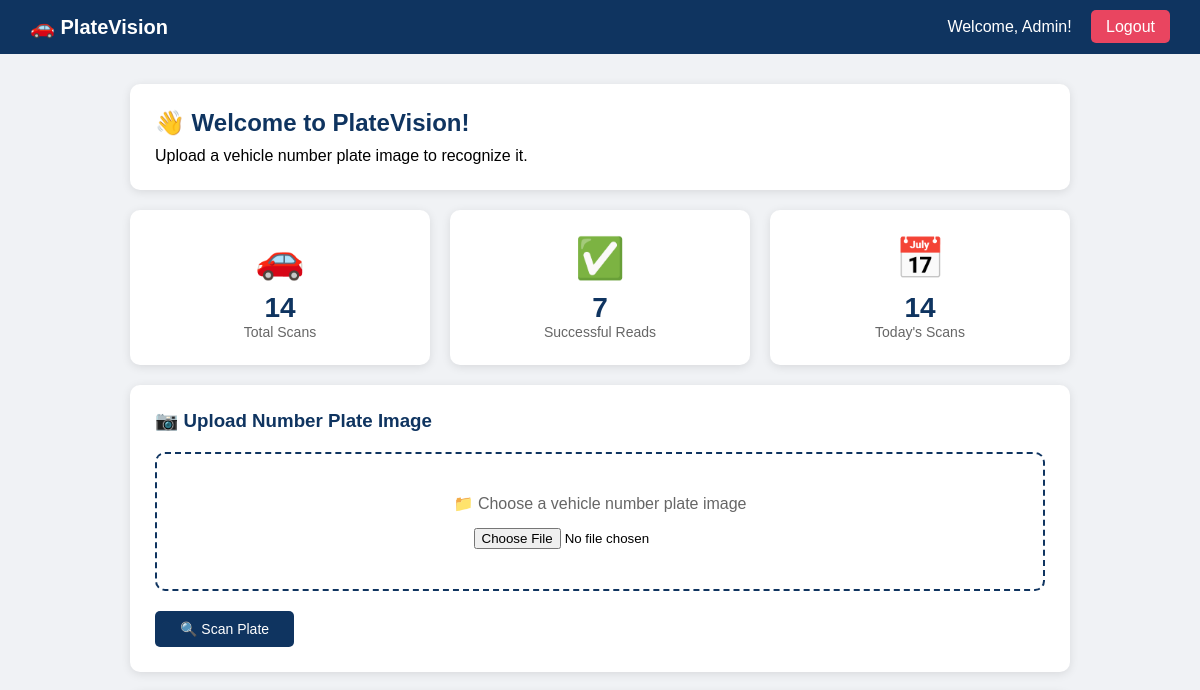
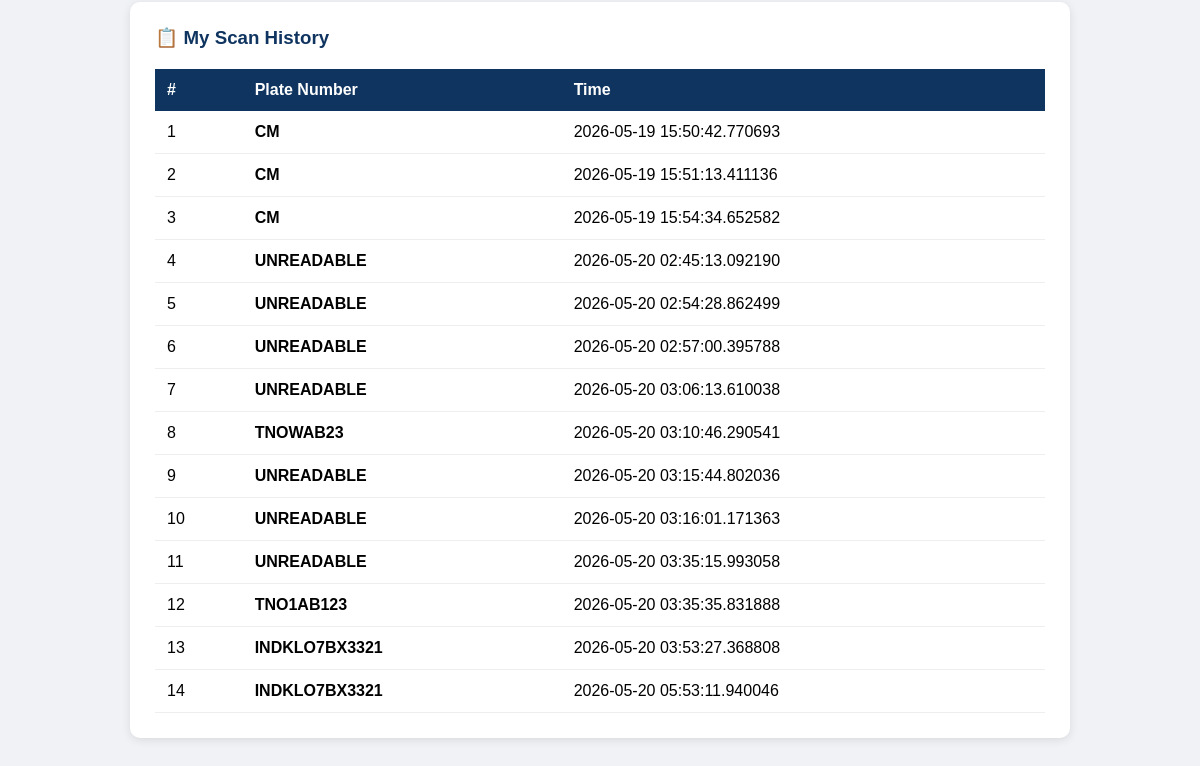
The page /dashboard (signed in) on the database as committed earlier (2 pictures, top to bottom).
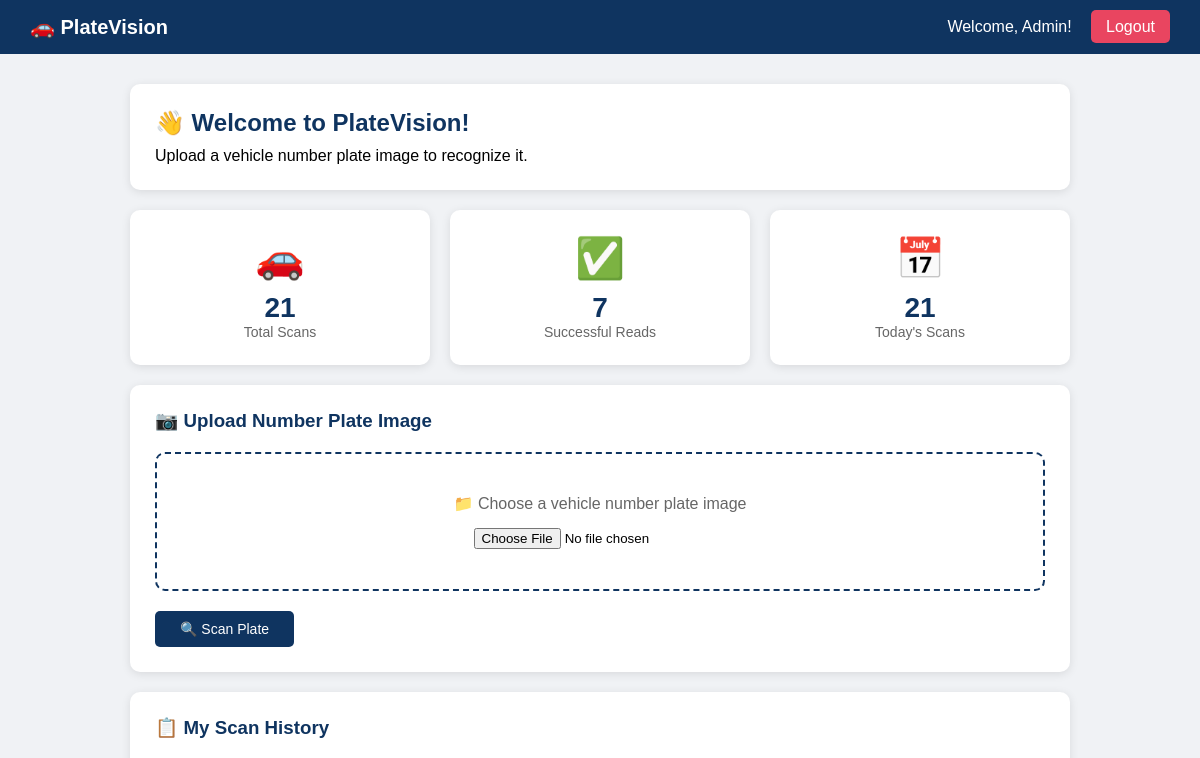
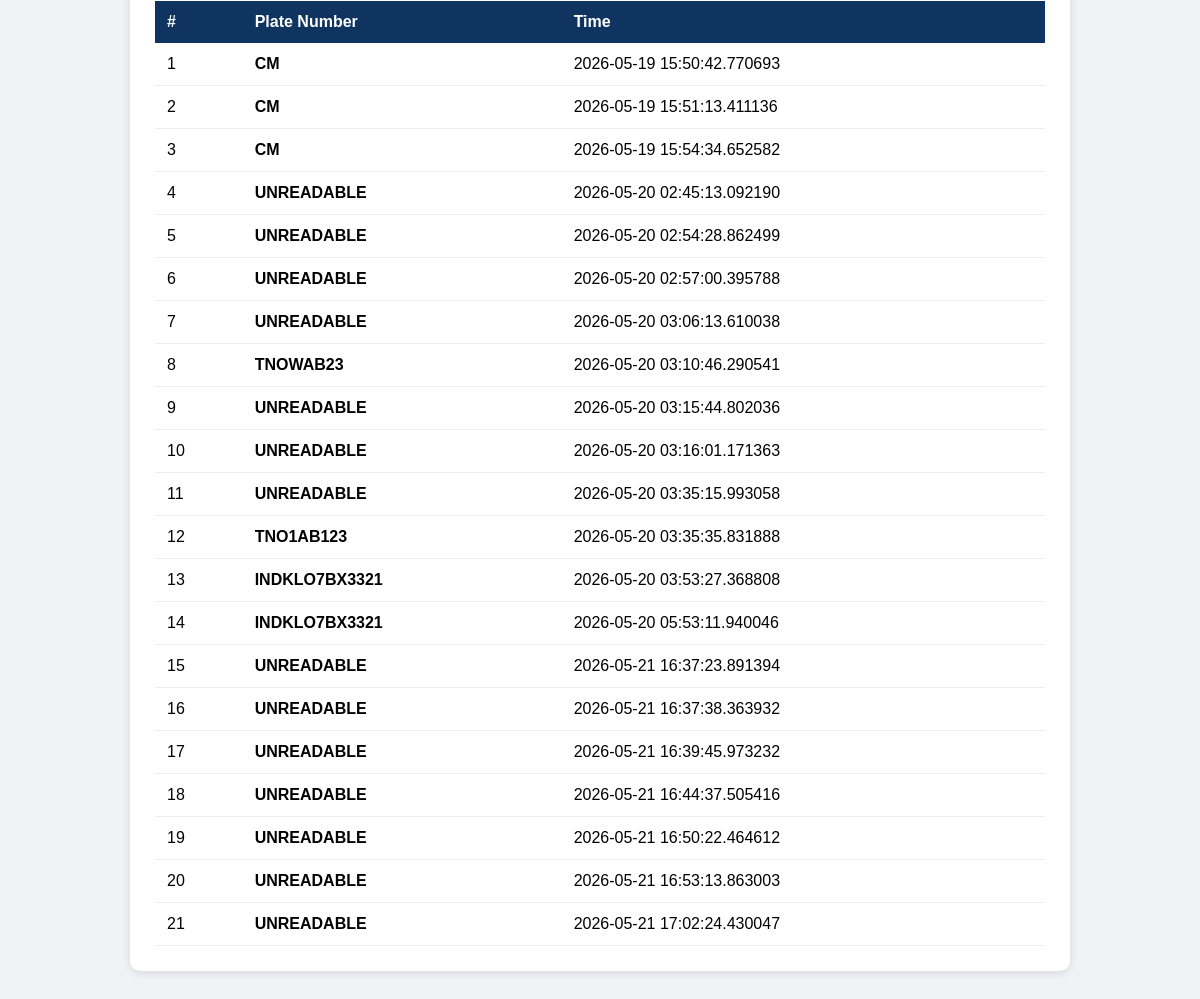
The same page on the database as committed later (2 pictures, top to bottom).
### app.py (models this page shows)
class VehicleLog(db.Model):
    id = db.Column(db.Integer, primary_key=True)
    user_id = db.Column(db.Integer)
    plate_number = db.Column(db.String(20))
    image_path = db.Column(db.String(255))
    entry_time = db.Column(db.DateTime, default=datetime.utcnow)
    created_at = db.Column(db.DateTime, default=datetime.utcnow)

### app.py (the view)
@app.route('/dashboard')
def dashboard():
    if 'user_id' not in session:
        return redirect(url_for('login'))
    logs = VehicleLog.query.filter_by(
        user_id=session['user_id']).all()
    total_scans = len(logs)
    successful = len([l for l in logs
                     if l.plate_number != 'UNREADABLE'])
    return render_template('user/dashboard.html',
        logs=logs,
        total_scans=total_scans,
        successful=successful
    )

### templates/user/dashboard.html (shortened to what this page needs)
<!DOCTYPE html>
<html lang="en">
<head>
</head>
<body>
    <div class="navbar">
        <h1>🚗 PlateVision</h1>
        <div>
            <span style="margin-right:15px;">
                Welcome, {{ session.user_name }}!
            </span>
            <a href="{{ url_for('logout') }}">Logout</a>
        </div>
    </div>
    <div class="content">
        <div class="welcome">
            <h2>👋 Welcome to PlateVision!</h2>
            <p>Upload a vehicle number plate image to recognize it.</p>
        </div>
        <div class="cards">
            <div class="card">
                <div class="icon">🚗</div>
                <h3>{{ total_scans }}</h3>
                <p>Total Scans</p>
            </div>
            <div class="card">
                <div class="icon">✅</div>
                <h3>{{ successful }}</h3>
                <p>Successful Reads</p>
            </div>
            <div class="card">
                <div class="icon">📅</div>
                <h3>{{ total_scans }}</h3>
                <p>Today's Scans</p>
            </div>
        </div>
        <div class="upload-section">
            <h3>📷 Upload Number Plate Image</h3>
            <form method="POST"
                  action="/upload"
                  enctype="multipart/form-data">
                <div class="upload-box">
                    <p>📁 Choose a vehicle number plate image</p>
                    <input type="file"
                           name="plate_image"
                           accept="image/*"
                           required>
                </div>
                <button type="submit" class="btn">
                    🔍 Scan Plate
                </button>
            </form>
        </div>
        <div class="upload-section">
            <h3>📋 My Scan History</h3>
            <table>
                <tr>
                    <th>#</th>
                    <th>Plate Number</th>
                    <th>Time</th>
                </tr>
                {% for log in logs %}
                <tr>
                    <td>{{ loop.index }}</td>
                    <td><strong>{{ log.plate_number }}</strong></td>
                    <td>{{ log.entry_time }}</td>
                </tr>
                {% endfor %}
            </table>
        </div>
    </div>
</body>
</html>

### templates/user/dashboard.html (style rules this page uses)
* { margin: 0; padding: 0; box-sizing: border-box; }
body { font-family: Arial, sans-serif; background: #f0f2f5; }
.navbar { background: #0f3460; padding: 15px 30px; display: flex; justify-content: space-between; align-items: center; color: white; }
.navbar h1 { font-size: 20px; }
.navbar a { color: white; text-decoration: none; background: #e94560; padding: 8px 15px; border-radius: 5px; }
.content { padding: 30px; max-width: 1000px; margin: 0 auto; }
.welcome { background: white; padding: 25px; border-radius: 10px; margin-bottom: 20px; box-shadow: 0 2px 10px rgba(0,0,0,0.1); }
.welcome h2 { color: #0f3460; margin-bottom: 10px; }
.cards { display: grid; grid-template-columns: repeat(3, 1fr); gap: 20px; margin-bottom: 20px; }
.card { background: white; padding: 25px; border-radius: 10px; text-align: center; box-shadow: 0 2px 10px rgba(0,0,0,0.1); }
.card .icon { font-size: 40px; margin-bottom: 10px; }
.card h3 { color: #0f3460; font-size: 28px; }
.card p { color: #666; font-size: 14px; }
.upload-section { background: white; padding: 25px; border-radius: 10px; box-shadow: 0 2px 10px rgba(0,0,0,0.1); margin-bottom: 20px; }
.upload-section h3 { color: #0f3460; margin-bottom: 20px; }
.upload-box { border: 2px dashed #0f3460; padding: 40px; text-align: center; border-radius: 10px; margin-bottom: 20px; }
.upload-box p { color: #666; margin-bottom: 15px; }
.btn { background: #0f3460; color: white; padding: 10px 25px; border: none; border-radius: 5px; cursor: pointer; font-size: 14px; }
table { width: 100%; border-collapse: collapse; }
th { background: #0f3460; color: white; padding: 12px; text-align: left; }
td { padding: 12px; border-bottom: 1px solid #eee; }

Rows that differ between the two databases and show on the page:
added VehicleLog: plate_number "UNREADABLE", entry_time "2026-05-21 16:37:23.891394"
added VehicleLog: plate_number "UNREADABLE", entry_time "2026-05-21 16:37:38.363932"
added VehicleLog: plate_number "UNREADABLE", entry_time "2026-05-21 16:39:45.973232"
added VehicleLog: plate_number "UNREADABLE", entry_time "2026-05-21 16:44:37.505416"
added VehicleLog: plate_number "UNREADABLE", entry_time "2026-05-21 16:50:22.464612"
added VehicleLog: plate_number "UNREADABLE", entry_time "2026-05-21 16:53:13.863003"
added VehicleLog: plate_number "UNREADABLE", entry_time "2026-05-21 17:02:24.430047"
Other text that changed with them:
{{ total_scans }}: "14" → "21"
